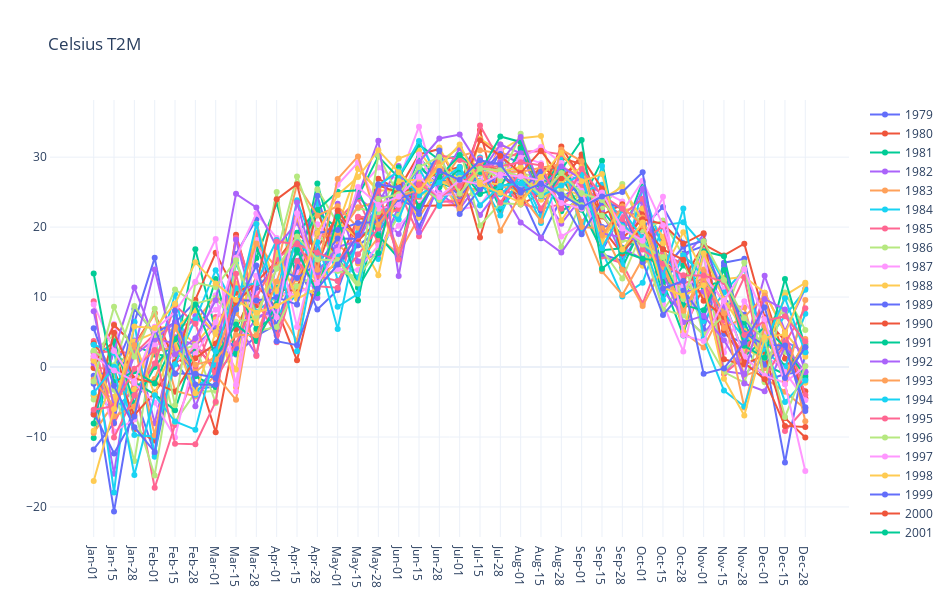

Notebook source saved alongside this figure:
### Code cell
# Get dates
temporary_dataframe = era5[era5["year"] == 1989]
era5_dates = temporary_dataframe["time"].unique()
era5_pandas_datetime = [pd.to_datetime(str(x)) for x in era5_dates]
era5_written_dates = [x.strftime('%b-%d') for x in era5_pandas_datetime]

fig = go.Figure()
for year in sorted(list(era5["year"].unique())):
    temporary_dataframe = era5[era5["year"] == year]
    celsius_date = list()
    for date in list(temporary_dataframe["time"].unique()):
        date_temporary_dataframe = temporary_dataframe[temporary_dataframe["time"] == date]
        celsius_at_date = date_temporary_dataframe["c_t2m"].mean()
        celsius_date.append(celsius_at_date)
    fig.add_trace(go.Scatter(x=era5_written_dates, y=celsius_date, mode='lines+markers', name=str(year)))
fig.update_layout(
    title = 'Celsius T2M',
    autosize = False,
    width = 950,
    height = 600,
    margin = dict(
        l = 50,
        r = 50,
        b = 50,
        t = 100,
        pad = 2
    ),
    template = "plotly_white"
)
fig.write_html("../references/visualisations/celsius_t2m_over_time.html")
fig.show()

### Figure 1 — Plotly figure (JSON) as saved in the notebook; plotly's stock layout.template omitted (floating-point values rounded to 4 significant figures)
{"data": [{"mode": "lines+markers", "name": "1979", "type": "scatter", "x": ["Jan-01", "Jan-15", "Jan-28", "Feb-01", "Feb-15", "Feb-28", "Mar-01", "Mar-15", "Mar-28", "Apr-01", "Apr-15", "Apr-28", "May-01", "May-15", "May-28", "Jun-01", "Jun-15", "Jun-28", "Jul-01", "Jul-15", "Jul-28", "Aug-01", "Aug-15", "Aug-28", "Sep-01", "Sep-15", "Sep-28", "Oct-01", "Oct-15", "Oct-28", "Nov-01", "Nov-15", "Nov-28", "Dec-01", "Dec-15", "Dec-28"], "y": [-2.395, -20.63, -3.751, -12.4, 1.445, 2.175, 2.574, 1.788, 4.44, 6.07, 15.04, 8.214, 11.02, 18.93, 19.16, 23.87, 28.64, 25.92, 26.13, 29.47, 25.15, 24.73, 18.4, 24.08, 26.35, 16.57, 22.08, 21.75, 11.69, 16.22, 17.29, 4.727, 3.366, -2.002, -0.9873, -0.6821]}, {"mode": "lines+markers", "name": "1980", "type": "scatter", "x": ["Jan-01", "Jan-15", "Jan-28", "Feb-01", "Feb-15", "Feb-28", "Mar-01", "Mar-15", "Mar-28", "Apr-01", "Apr-15", "Apr-28", "May-01", "May-15", "May-28", "Jun-01", "Jun-15", "Jun-28", "Jul-01", "Jul-15", "Jul-28", "Aug-01", "Aug-15", "Aug-28", "Sep-01", "Sep-15", "Sep-28", "Oct-01", "Oct-15", "Oct-28", "Nov-01", "Nov-15", "Nov-28", "Dec-01", "Dec-15", "Dec-28"], "y": [1.162, 3.646, -8.867, -10.52, 1.24, 0.03242, -9.318, 5.414, 11.74, 8.417, 0.9603, 13.01, 14.78, 17.4, 26.91, 25.32, 30.39, 31.16, 25.96, 33.86, 22.21, 31.46, 25.09, 29.84, 29.0, 19.86, 16.15, 22.13, 17.77, 5.093, 11.6, 5.247, 0.9549, 10.03, 1.234, -3.466]}, {"mode": "lines+markers", "name": "1981", "type": "scatter", "x": ["Jan-01", "Jan-15", "Jan-28", "Feb-01", "Feb-15", "Feb-28", "Mar-01", "Mar-15", "Mar-28", "Apr-01", "Apr-15", "Apr-28", "May-01", "May-15", "May-28", "Jun-01", "Jun-15", "Jun-28", "Jul-01", "Jul-15", "Jul-28", "Aug-01", "Aug-15", "Aug-28", "Sep-01", "Sep-15", "Sep-28", "Oct-01", "Oct-15", "Oct-28", "Nov-01", "Nov-15", "Nov-28", "Dec-01", "Dec-15", "Dec-28"], "y": [2.177, -0.5422, 3.13, 1.804, 1.492, 16.85, 5.074, 8.144, 15.59, 23.45, 12.7, 26.24, 16.06, 9.511, 22.95, 22.5, 30.01, 26.52, 25.08, 28.8, 22.63, 26.09, 27.43, 22.27, 24.15, 22.44, 18.76, 26.53, 13.44, 8.56, 17.17, 9.612, 1.534, 3.927, 0.1057, -1.708]}, {"mode": "lines+markers", "name": "1982", "type": "scatter", "x": ["Jan-01", "Jan-15", "Jan-28", "Feb-01", "Feb-15", "Feb-28", "Mar-01", "Mar-15", "Mar-28", "Apr-01", "Apr-15", "Apr-28", "May-01", "May-15", "May-28", "Jun-01", "Jun-15", "Jun-28", "Jul-01", "Jul-15", "Jul-28", "Aug-01", "Aug-15", "Aug-28", "Sep-01", "Sep-15", "Sep-28", "Oct-01", "Oct-15", "Oct-28", "Nov-01", "Nov-15", "Nov-28", "Dec-01", "Dec-15", "Dec-28"], "y": [0.9625, -15.27, 3.783, -8.027, 4.264, 3.102, 5.607, 6.302, 1.735, 14.74, 15.17, 11.4, 18.17, 24.23, 21.87, 19.0, 24.83, 24.93, 22.6, 26.53, 26.78, 26.53, 24.9, 20.49, 24.23, 22.33, 15.79, 23.55, 13.66, 15.47, 18.93, -0.8541, 2.457, 13.03, 5.118, 11.22]}, {"mode": "lines+markers", "name": "1983", "type": "scatter", "x": ["Jan-01", "Jan-15", "Jan-28", "Feb-01", "Feb-15", "Feb-28", "Mar-01", "Mar-15", "Mar-28", "Apr-01", "Apr-15", "Apr-28", "May-01", "May-15", "May-28", "Jun-01", "Jun-15", "Jun-28", "Jul-01", "Jul-15", "Jul-28", "Aug-01", "Aug-15", "Aug-28", "Sep-01", "Sep-15", "Sep-28", "Oct-01", "Oct-15", "Oct-28", "Nov-01", "Nov-15", "Nov-28", "Dec-01", "Dec-15", "Dec-28"], "y": [-0.07589, -0.3104, -2.662, -1.706, 5.593, 6.507, 10.17, 7.713, 3.8, 8.77, 3.734, 19.52, 17.58, 14.81, 18.54, 16.18, 21.39, 25.88, 30.11, 30.98, 30.51, 30.15, 27.03, 28.69, 27.18, 18.69, 22.34, 21.37, 12.79, 15.73, 13.95, 9.062, 8.516, -1.563, -3.547, -6.012]}, {"mode": "lines+markers", "name": "1984", "type": "scatter", "x": ["Jan-01", "Jan-15", "Jan-28", "Feb-01", "Feb-15", "Feb-28", "Mar-01", "Mar-15", "Mar-28", "Apr-01", "Apr-15", "Apr-28", "May-01", "May-15", "May-28", "Jun-01", "Jun-15", "Jun-28", "Jul-01", "Jul-15", "Jul-28", "Aug-01", "Aug-15", "Aug-28", "Sep-01", "Sep-15", "Sep-28", "Oct-01", "Oct-15", "Oct-28", "Nov-01", "Nov-15", "Nov-28", "Dec-01", "Dec-15", "Dec-28"], "y": [-4.105, -5.999, -3.358, 0.2238, 10.43, -2.833, -0.8644, 2.229, 9.183, 7.328, 10.39, 23.47, 12.31, 17.62, 15.43, 22.24, 25.58, 26.95, 22.7, 29.93, 22.96, 26.31, 28.17, 28.42, 25.51, 16.61, 10.08, 12.06, 20.25, 20.69, 17.37, 12.14, 5.496, 3.283, 7.298, 11.04]}, {"mode": "lines+markers", "name": "1985", "type": "scatter", "x": ["Jan-01", "Jan-15", "Jan-28", "Feb-01", "Feb-15", "Feb-28", "Mar-01", "Mar-15", "Mar-28", "Apr-01", "Apr-15", "Apr-28", "May-01", "May-15", "May-28", "Jun-01", "Jun-15", "Jun-28", "Jul-01", "Jul-15", "Jul-28", "Aug-01", "Aug-15", "Aug-28", "Sep-01", "Sep-15", "Sep-28", "Oct-01", "Oct-15", "Oct-28", "Nov-01", "Nov-15", "Nov-28", "Dec-01", "Dec-15", "Dec-28"], "y": [3.731, -8.072, -2.253, -17.26, -8.284, -0.4309, 7.152, 8.248, 19.19, 3.549, 13.57, 17.97, 20.98, 24.06, 17.67, 25.43, 18.7, 23.63, 23.92, 29.82, 26.41, 23.37, 22.58, 23.28, 25.0, 15.8, 14.84, 9.091, 16.32, 14.64, 12.11, 5.775, 1.78, 4.945, -9.144, -5.858]}, {"mode": "lines+markers", "name": "1986", "type": "scatter", "x": ["Jan-01", "Jan-15", "Jan-28", "Feb-01", "Feb-15", "Feb-28", "Mar-01", "Mar-15", "Mar-28", "Apr-01", "Apr-15", "Apr-28", "May-01", "May-15", "May-28", "Jun-01", "Jun-15", "Jun-28", "Jul-01", "Jul-15", "Jul-28", "Aug-01", "Aug-15", "Aug-28", "Sep-01", "Sep-15", "Sep-28", "Oct-01", "Oct-15", "Oct-28", "Nov-01", "Nov-15", "Nov-28", "Dec-01", "Dec-15", "Dec-28"], "y": [-4.631, -3.236, -13.43, 4.158, -7.842, -3.642, -3.392, 8.36, 11.33, 25.0, 8.955, 25.41, 20.53, 22.7, 22.11, 27.63, 24.28, 26.47, 23.87, 25.56, 29.41, 27.58, 27.26, 17.16, 23.61, 22.81, 26.17, 19.52, 8.085, 12.23, 15.92, -0.5259, 2.033, 4.702, 2.198, -1.074]}, {"mode": "lines+markers", "name": "1987", "type": "scatter", "x": ["Jan-01", "Jan-15", "Jan-28", "Feb-01", "Feb-15", "Feb-28", "Mar-01", "Mar-15", "Mar-28", "Apr-01", "Apr-15", "Apr-28", "May-01", "May-15", "May-28", "Jun-01", "Jun-15", "Jun-28", "Jul-01", "Jul-15", "Jul-28", "Aug-01", "Aug-15", "Aug-28", "Sep-01", "Sep-15", "Sep-28", "Oct-01", "Oct-15", "Oct-28", "Nov-01", "Nov-15", "Nov-28", "Dec-01", "Dec-15", "Dec-28"], "y": [0.04794, 6.146, -2.249, 3.166, 3.593, 6.24, 8.189, 10.64, 10.59, 4.934, 13.49, 20.41, 17.17, 25.28, 28.51, 26.64, 34.35, 24.39, 22.52, 23.07, 27.15, 30.09, 29.14, 18.64, 20.48, 25.19, 23.66, 15.46, 15.41, 8.192, 16.83, 11.2, 7.454, 1.601, -0.3655, 2.492]}, {"mode": "lines+markers", "name": "1988", "type": "scatter", "x": ["Jan-01", "Jan-15", "Jan-28", "Feb-01", "Feb-15", "Feb-28", "Mar-01", "Mar-15", "Mar-28", "Apr-01", "Apr-15", "Apr-28", "May-01", "May-15", "May-28", "Jun-01", "Jun-15", "Jun-28", "Jul-01", "Jul-15", "Jul-28", "Aug-01", "Aug-15", "Aug-28", "Sep-01", "Sep-15", "Sep-28", "Oct-01", "Oct-15", "Oct-28", "Nov-01", "Nov-15", "Nov-28", "Dec-01", "Dec-15", "Dec-28"], "y": [-3.98, -4.255, -3.229, 5.409, 6.003, 3.201, 6.776, -2.879, 12.96, 10.74, 11.66, 10.3, 20.17, 28.31, 25.09, 29.81, 30.94, 26.88, 22.36, 32.58, 30.87, 32.7, 33.01, 20.95, 25.23, 24.04, 22.5, 22.67, 18.62, 11.86, 10.2, 12.78, 2.729, 1.084, 4.265, -2.242]}, {"mode": "lines+markers", "name": "1989", "type": "scatter", "x": ["Jan-01", "Jan-15", "Jan-28", "Feb-01", "Feb-15", "Feb-28", "Mar-01", "Mar-15", "Mar-28", "Apr-01", "Apr-15", "Apr-28", "May-01", "May-15", "May-28", "Jun-01", "Jun-15", "Jun-28", "Jul-01", "Jul-15", "Jul-28", "Aug-01", "Aug-15", "Aug-28", "Sep-01", "Sep-15", "Sep-28", "Oct-01", "Oct-15", "Oct-28", "Nov-01", "Nov-15", "Nov-28", "Dec-01", "Dec-15", "Dec-28"], "y": [-1.242, -0.5673, 6.395, 15.6, 0.8629, -3.168, -2.78, 16.15, 21.12, 5.211, 14.32, 24.48, 14.59, 17.39, 19.42, 27.37, 20.09, 25.93, 27.78, 25.57, 30.79, 25.21, 24.47, 27.32, 26.88, 16.14, 15.17, 19.89, 22.87, 17.69, 5.344, 14.91, 15.46, 1.913, -13.64, 2.048]}, {"mode": "lines+markers", "name": "1990", "type": "scatter", "x": ["Jan-01", "Jan-15", "Jan-28", "Feb-01", "Feb-15", "Feb-28", "Mar-01", "Mar-15", "Mar-28", "Apr-01", "Apr-15", "Apr-28", "May-01", "May-15", "May-28", "Jun-01", "Jun-15", "Jun-28", "Jul-01", "Jul-15", "Jul-28", "Aug-01", "Aug-15", "Aug-28", "Sep-01", "Sep-15", "Sep-28", "Oct-01", "Oct-15", "Oct-28", "Nov-01", "Nov-15", "Nov-28", "Dec-01", "Dec-15", "Dec-28"], "y": [-0.1272, 6.001, 3.142, 7.725, 0.552, 2.808, -0.09, 18.9, 8.793, 11.07, 10.9, 22.36, 14.42, 21.33, 20.64, 22.87, 26.49, 27.82, 28.6, 18.5, 28.54, 23.22, 24.76, 31.53, 26.78, 21.76, 23.26, 15.09, 15.33, 12.41, 17.52, 15.96, 17.63, 7.115, 3.734, -4.454]}, {"mode": "lines+markers", "name": "1991", "type": "scatter", "x": ["Jan-01", "Jan-15", "Jan-28", "Feb-01", "Feb-15", "Feb-28", "Mar-01", "Mar-15", "Mar-28", "Apr-01", "Apr-15", "Apr-28", "May-01", "May-15", "May-28", "Jun-01", "Jun-15", "Jun-28", "Jul-01", "Jul-15", "Jul-28", "Aug-01", "Aug-15", "Aug-28", "Sep-01", "Sep-15", "Sep-28", "Oct-01", "Oct-15", "Oct-28", "Nov-01", "Nov-15", "Nov-28", "Dec-01", "Dec-15", "Dec-28"], "y": [-10.13, 2.852, -2.202, -3.91, -6.181, 2.925, 12.57, 1.929, 16.97, 11.31, 16.35, 22.11, 19.83, 24.36, 30.1, 27.03, 31.76, 29.59, 30.2, 25.51, 25.73, 26.82, 25.69, 29.26, 23.66, 29.5, 14.21, 20.39, 10.26, 14.5, 11.31, 12.49, 6.372, 0.2993, -1.028, 3.293]}, {"mode": "lines+markers", "name": "1992", "type": "scatter", "x": ["Jan-01", "Jan-15", "Jan-28", "Feb-01", "Feb-15", "Feb-28", "Mar-01", "Mar-15", "Mar-28", "Apr-01", "Apr-15", "Apr-28", "May-01", "May-15", "May-28", "Jun-01", "Jun-15", "Jun-28", "Jul-01", "Jul-15", "Jul-28", "Aug-01", "Aug-15", "Aug-28", "Sep-01", "Sep-15", "Sep-28", "Oct-01", "Oct-15", "Oct-28", "Nov-01", "Nov-15", "Nov-28", "Dec-01", "Dec-15", "Dec-28"], "y": [0.5544, -6.326, 1.642, 3.998, 3.402, 7.286, 4.833, 2.9, 6.959, 8.139, 16.99, 9.853, 23.32, 15.11, 16.12, 22.98, 27.22, 23.33, 26.21, 21.74, 25.6, 20.66, 18.51, 16.35, 20.54, 25.48, 17.06, 15.37, 20.84, 10.89, 10.78, -0.5826, -0.9925, 1.244, 3.699, 2.088]}, {"mode": "lines+markers", "name": "1993", "type": "scatter", "x": ["Jan-01", "Jan-15", "Jan-28", "Feb-01", "Feb-15", "Feb-28", "Mar-01", "Mar-15", "Mar-28", "Apr-01", "Apr-15", "Apr-28", "May-01", "May-15", "May-28", "Jun-01", "Jun-15", "Jun-28", "Jul-01", "Jul-15", "Jul-28", "Aug-01", "Aug-15", "Aug-28", "Sep-01", "Sep-15", "Sep-28", "Oct-01", "Oct-15", "Oct-28", "Nov-01", "Nov-15", "Nov-28", "Dec-01", "Dec-15", "Dec-28"], "y": [-9.425, -5.16, 2.901, 7.586, -3.378, -4.199, -1.099, -4.686, 12.28, 9.136, 12.58, 18.75, 18.81, 22.83, 23.68, 15.84, 25.42, 29.0, 25.96, 25.21, 31.79, 23.79, 27.87, 29.19, 20.75, 13.68, 10.3, 15.49, 15.76, 5.01, 2.785, 8.61, -1.224, -0.1846, 4.644, -7.742]}, {"mode": "lines+markers", "name": "1994", "type": "scatter", "x": ["Jan-01", "Jan-15", "Jan-28", "Feb-01", "Feb-15", "Feb-28", "Mar-01", "Mar-15", "Mar-28", "Apr-01", "Apr-15", "Apr-28", "May-01", "May-15", "May-28", "Jun-01", "Jun-15", "Jun-28", "Jul-01", "Jul-15", "Jul-28", "Aug-01", "Aug-15", "Aug-28", "Sep-01", "Sep-15", "Sep-28", "Oct-01", "Oct-15", "Oct-28", "Nov-01", "Nov-15", "Nov-28", "Dec-01", "Dec-15", "Dec-28"], "y": [3.263, -17.93, 6.489, -12.83, 7.38, -3.97, 0.4295, 14.82, 7.867, 10.2, 23.82, 16.08, 5.428, 19.27, 19.04, 27.17, 32.3, 26.76, 27.54, 26.66, 21.67, 27.88, 21.59, 30.23, 19.32, 28.74, 14.6, 25.4, 16.87, 11.26, 6.573, 10.65, 13.94, 2.284, -0.07557, 7.609]}, {"mode": "lines+markers", "name": "1995", "type": "scatter", "x": ["Jan-01", "Jan-15", "Jan-28", "Feb-01", "Feb-15", "Feb-28", "Mar-01", "Mar-15", "Mar-28", "Apr-01", "Apr-15", "Apr-28", "May-01", "May-15", "May-28", "Jun-01", "Jun-15", "Jun-28", "Jul-01", "Jul-15", "Jul-28", "Aug-01", "Aug-15", "Aug-28", "Sep-01", "Sep-15", "Sep-28", "Oct-01", "Oct-15", "Oct-28", "Nov-01", "Nov-15", "Nov-28", "Dec-01", "Dec-15", "Dec-28"], "y": [2.009, 2.3, 1.858, 4.716, -1.001, 3.394, -0.8521, 18.49, 9.454, 4.556, 15.16, 11.53, 11.35, 21.49, 21.26, 22.58, 26.13, 23.62, 23.71, 34.51, 29.38, 30.82, 30.85, 30.4, 27.23, 23.5, 21.74, 24.06, 11.3, 11.98, 12.7, -0.9918, 1.496, 10.62, 5.032, -3.98]}, {"mode": "lines+markers", "name": "1996", "type": "scatter", "x": ["Jan-01", "Jan-15", "Jan-28", "Feb-01", "Feb-15", "Feb-28", "Mar-01", "Mar-15", "Mar-28", "Apr-01", "Apr-15", "Apr-28", "May-01", "May-15", "May-28", "Jun-01", "Jun-15", "Jun-28", "Jul-01", "Jul-15", "Jul-28", "Aug-01", "Aug-15", "Aug-28", "Sep-01", "Sep-15", "Sep-28", "Oct-01", "Oct-15", "Oct-28", "Nov-01", "Nov-15", "Nov-28", "Dec-01", "Dec-15", "Dec-28"], "y": [2.34, 4.543, -6.381, -15.5, 2.031, 3.176, -5.143, 15.38, 5.132, 5.718, 11.54, 13.35, 13.73, 12.88, 16.69, 21.62, 27.94, 29.34, 31.38, 20.23, 23.42, 23.26, 27.68, 24.56, 24.4, 16.77, 12.65, 19.53, 20.95, 15.9, 4.345, -0.7226, -2.215, 6.267, 7.961, 3.067]}, {"mode": "lines+markers", "name": "1997", "type": "scatter", "x": ["Jan-01", "Jan-15", "Jan-28", "Feb-01", "Feb-15", "Feb-28", "Mar-01", "Mar-15", "Mar-28", "Apr-01", "Apr-15", "Apr-28", "May-01", "May-15", "May-28", "Jun-01", "Jun-15", "Jun-28", "Jul-01", "Jul-15", "Jul-28", "Aug-01", "Aug-15", "Aug-28", "Sep-01", "Sep-15", "Sep-28", "Oct-01", "Oct-15", "Oct-28", "Nov-01", "Nov-15", "Nov-28", "Dec-01", "Dec-15", "Dec-28"], "y": [1.117, -9.227, -7.5, 5.761, 0.6365, 2.994, 10.26, -2.528, 18.15, 10.43, 10.38, 12.29, 14.01, 13.88, 17.39, 20.18, 23.26, 27.33, 25.92, 26.52, 31.01, 26.18, 24.71, 25.89, 26.71, 24.01, 20.89, 18.68, 9.07, 2.233, 16.01, 2.075, 9.414, 5.205, -0.6974, -4.761]}, {"mode": "lines+markers", "name": "1998", "type": "scatter", "x": ["Jan-01", "Jan-15", "Jan-28", "Feb-01", "Feb-15", "Feb-28", "Mar-01", "Mar-15", "Mar-28", "Apr-01", "Apr-15", "Apr-28", "May-01", "May-15", "May-28", "Jun-01", "Jun-15", "Jun-28", "Jul-01", "Jul-15", "Jul-28", "Aug-01", "Aug-15", "Aug-28", "Sep-01", "Sep-15", "Sep-28", "Oct-01", "Oct-15", "Oct-28", "Nov-01", "Nov-15", "Nov-28", "Dec-01", "Dec-15", "Dec-28"], "y": [-9.116, -1.245, 3.648, 4.906, 5.425, 8.128, 4.735, -0.34, 20.48, 10.88, 18.32, 11.69, 15.45, 28.5, 25.24, 25.26, 21.4, 31.36, 26.1, 26.36, 26.11, 24.79, 26.59, 25.5, 24.5, 24.02, 25.74, 20.96, 13.61, 19.25, 13.39, 12.54, 12.9, 10.62, 4.906, 1.467]}, {"mode": "lines+markers", "name": "1999", "type": "scatter", "x": ["Jan-01", "Jan-15", "Jan-28", "Feb-01", "Feb-15", "Feb-28", "Mar-01", "Mar-15", "Mar-28", "Apr-01", "Apr-15", "Apr-28", "May-01", "May-15", "May-28", "Jun-01", "Jun-15", "Jun-28", "Jul-01", "Jul-15", "Jul-28", "Aug-01", "Aug-15", "Aug-28", "Sep-01", "Sep-15", "Sep-28", "Oct-01", "Oct-15", "Oct-28", "Nov-01", "Nov-15", "Nov-28", "Dec-01", "Dec-15", "Dec-28"], "y": [-11.78, -7.983, 8.29, 4.887, 6.343, 9.323, 5.073, 2.687, 11.32, 14.26, 12.74, 14.7, 18.37, 18.33, 24.53, 24.03, 22.52, 27.24, 24.45, 27.77, 30.45, 29.12, 22.39, 27.95, 23.91, 20.02, 20.46, 17.65, 13.83, 17.19, 18.04, 9.789, 7.48, 0.3417, 3.432, -5.752]}, {"mode": "lines+markers", "name": "2000", "type": "scatter", "x": ["Jan-01", "Jan-15", "Jan-28", "Feb-01", "Feb-15", "Feb-28", "Mar-01", "Mar-15", "Mar-28", "Apr-01", "Apr-15", "Apr-28", "May-01", "May-15", "May-28", "Jun-01", "Jun-15", "Jun-28", "Jul-01", "Jul-15", "Jul-28", "Aug-01", "Aug-15", "Aug-28", "Sep-01", "Sep-15", "Sep-28", "Oct-01", "Oct-15", "Oct-28", "Nov-01", "Nov-15", "Nov-28", "Dec-01", "Dec-15", "Dec-28"], "y": [3.41, -0.5587, -6.837, -3.652, 0.7337, 9.63, 16.32, 10.6, 12.13, 15.17, 19.01, 17.01, 21.57, 18.06, 20.9, 26.12, 23.01, 23.11, 23.15, 29.13, 28.08, 24.5, 28.84, 26.3, 30.38, 21.52, 18.4, 21.13, 20.45, 17.61, 19.13, 1.101, 0.3452, 1.751, -7.27, -10.07]}, {"mode": "lines+markers", "name": "2001", "type": "scatter", "x": ["Jan-01", "Jan-15", "Jan-28", "Feb-01", "Feb-15", "Feb-28", "Mar-01", "Mar-15", "Mar-28", "Apr-01", "Apr-15", "Apr-28", "May-01", "May-15", "May-28", "Jun-01", "Jun-15", "Jun-28", "Jul-01", "Jul-15", "Jul-28", "Aug-01", "Aug-15", "Aug-28", "Sep-01", "Sep-15", "Sep-28", "Oct-01", "Oct-15", "Oct-28", "Nov-01", "Nov-15", "Nov-28", "Dec-01", "Dec-15", "Dec-28"], "y": [-8.059, 3.679, -5.182, -0.01122, 3.934, -1.305, -2.867, 11.54, 5.48, 7.438, 19.19, 22.45, 25.07, 25.26, 18.84, 15.52, 28.85, 25.7, 28.36, 24.74, 25.62, 31.23, 24.05, 27.11, 22.49, 16.7, 16.97, 18.55, 12.2, 4.516, 16.55, 15.84, 3.348, 5.64, 2.858, -1.337]}, {"mode": "lines+markers", "name": "2002", "type": "scatter", "x": ["Jan-01", "Jan-15", "Jan-28", "Feb-01", "Feb-15", "Feb-28", "Mar-01", "Mar-15", "Mar-28", "Apr-01", "Apr-15", "Apr-28", "May-01", "May-15", "May-28", "Jun-01", "Jun-15", "Jun-28", "Jul-01", "Jul-15", "Jul-28", "Aug-01", "Aug-15", "Aug-28", "Sep-01", "Sep-15", "Sep-28", "Oct-01", "Oct-15", "Oct-28", "Nov-01", "Nov-15", "Nov-28", "Dec-01", "Dec-15", "Dec-28"], "y": [-6.781, 2.419, 11.36, 3.931, 6.384, -5.623, 1.548, 18.21, 7.043, 8.408, 23.5, 12.87, 17.17, 18.01, 23.44, 28.74, 19.26, 26.32, 31.27, 27.63, 31.81, 30.56, 24.11, 26.13, 26.86, 24.74, 19.22, 25.46, 10.91, 7.464, 4.625, 8.802, -2.349, -3.462, 2.929, -0.7348]}, {"mode": "lines+markers", "name": "2003", "type": "scatter", "x": ["Jan-01", "Jan-15", "Jan-28", "Feb-01", "Feb-15", "Feb-28", "Mar-01", "Mar-15", "Mar-28", "Apr-01", "Apr-15", "Apr-28", "May-01", "May-15", "May-28", "Jun-01", "Jun-15", "Jun-28", "Jul-01", "Jul-15", "Jul-28", "Aug-01", "Aug-15", "Aug-28", "Sep-01", "Sep-15", "Sep-28", "Oct-01", "Oct-15", "Oct-28", "Nov-01", "Nov-15", "Nov-28", "Dec-01", "Dec-15", "Dec-28"], "y": [1.495, -7.05, -5.625, 2.3, 2.801, -0.6955, 1.594, 9.211, 17.66, 14.19, 26.15, 21.65, 22.97, 19.92, 23.79, 16.67, 25.5, 26.36, 26.62, 27.72, 27.95, 27.87, 28.48, 29.01, 20.01, 19.84, 13.9, 8.718, 14.19, 7.883, 13.72, 5.584, 7.114, 10.21, -2.414, 9.597]}, {"mode": "lines+markers", "name": "2004", "type": "scatter", "x": ["Jan-01", "Jan-15", "Jan-28", "Feb-01", "Feb-15", "Feb-28", "Mar-01", "Mar-15", "Mar-28", "Apr-01", "Apr-15", "Apr-28", "May-01", "May-15", "May-28", "Jun-01", "Jun-15", "Jun-28", "Jul-01", "Jul-15", "Jul-28", "Aug-01", "Aug-15", "Aug-28", "Sep-01", "Sep-15", "Sep-28", "Oct-01", "Oct-15", "Oct-28", "Nov-01", "Nov-15", "Nov-28", "Dec-01", "Dec-15", "Dec-28"], "y": [3.18, 2.052, -9.716, -9.941, 0.4025, 6.784, 13.84, 8.222, 20.43, 8.871, 18.48, 14.01, 16.13, 12.71, 23.23, 21.1, 28.45, 23.03, 27.25, 26.0, 24.7, 27.16, 20.6, 27.2, 24.98, 26.06, 20.17, 18.13, 9.61, 15.96, 13.0, 7.666, 4.205, 3.321, -4.988, -1.923]}, {"mode": "lines+markers", "name": "2005", "type": "scatter", "x": ["Jan-01", "Jan-15", "Jan-28", "Feb-01", "Feb-15", "Feb-28", "Mar-01", "Mar-15", "Mar-28", "Apr-01", "Apr-15", "Apr-28", "May-01", "May-15", "May-28", "Jun-01", "Jun-15", "Jun-28", "Jul-01", "Jul-15", "Jul-28", "Aug-01", "Aug-15", "Aug-28", "Sep-01", "Sep-15", "Sep-28", "Oct-01", "Oct-15", "Oct-28", "Nov-01", "Nov-15", "Nov-28", "Dec-01", "Dec-15", "Dec-28"], "y": [9.41, -10.07, -4.045, 0.4966, 8.815, 6.197, -1.824, 3.369, 9.898, 15.43, 17.68, 13.01, 12.3, 16.11, 19.8, 25.48, 24.37, 30.32, 29.58, 28.73, 23.49, 28.06, 22.66, 27.15, 25.97, 23.43, 21.17, 18.14, 20.08, 8.329, 12.16, 6.664, 12.85, -1.6, 3.478, 8.385]}, {"mode": "lines+markers", "name": "2006", "type": "scatter", "x": ["Jan-01", "Jan-15", "Jan-28", "Feb-01", "Feb-15", "Feb-28", "Mar-01", "Mar-15", "Mar-28", "Apr-01", "Apr-15", "Apr-28", "May-01", "May-15", "May-28", "Jun-01", "Jun-15", "Jun-28", "Jul-01", "Jul-15", "Jul-28", "Aug-01", "Aug-15", "Aug-28", "Sep-01", "Sep-15", "Sep-28", "Oct-01", "Oct-15", "Oct-28", "Nov-01", "Nov-15", "Nov-28", "Dec-01", "Dec-15", "Dec-28"], "y": [2.284, 0.2541, 8.732, 4.585, 11.07, 9.064, 9.853, 6.466, 6.979, 16.15, 27.24, 19.24, 15.25, 11.41, 30.31, 24.41, 25.95, 23.91, 27.01, 28.8, 26.81, 33.34, 25.16, 25.03, 23.13, 21.66, 18.14, 17.52, 8.24, 7.364, 4.643, 7.324, 14.96, -2.191, 10.64, 5.31]}, {"mode": "lines+markers", "name": "2007", "type": "scatter", "x": ["Jan-01", "Jan-15", "Jan-28", "Feb-01", "Feb-15", "Feb-28", "Mar-01", "Mar-15", "Mar-28", "Apr-01", "Apr-15", "Apr-28", "May-01", "May-15", "May-28", "Jun-01", "Jun-15", "Jun-28", "Jul-01", "Jul-15", "Jul-28", "Aug-01", "Aug-15", "Aug-28", "Sep-01", "Sep-15", "Sep-28", "Oct-01", "Oct-15", "Oct-28", "Nov-01", "Nov-15", "Nov-28", "Dec-01", "Dec-15", "Dec-28"], "y": [8.951, 2.301, -2.273, -5.08, -10.06, 1.863, 6.41, 15.62, 21.93, 18.46, 5.725, 17.5, 26.05, 29.22, 22.62, 23.18, 30.38, 24.66, 24.64, 28.73, 27.35, 29.9, 31.44, 29.15, 25.2, 17.04, 22.23, 26.62, 20.25, 11.54, 13.02, 9.465, 1.492, -1.246, -2.254, 0.1768]}, {"mode": "lines+markers", "name": "2008", "type": "scatter", "x": ["Jan-01", "Jan-15", "Jan-28", "Feb-01", "Feb-15", "Feb-28", "Mar-01", "Mar-15", "Mar-28", "Apr-01", "Apr-15", "Apr-28", "May-01", "May-15", "May-28", "Jun-01", "Jun-15", "Jun-28", "Jul-01", "Jul-15", "Jul-28", "Aug-01", "Aug-15", "Aug-28", "Sep-01", "Sep-15", "Sep-28", "Oct-01", "Oct-15", "Oct-28", "Nov-01", "Nov-15", "Nov-28", "Dec-01", "Dec-15", "Dec-28"], "y": [0.9137, -4.794, 3.573, -3.879, 3.739, -3.744, 4.979, 11.89, 6.257, 16.7, 9.725, 11.3, 20.78, 18.44, 13.11, 26.57, 26.81, 26.56, 25.4, 28.48, 27.93, 28.6, 23.92, 26.22, 28.63, 17.88, 22.96, 14.49, 17.71, 5.04, 16.26, 9.69, 5.133, 1.279, 10.25, 12.04]}, {"mode": "lines+markers", "name": "2009", "type": "scatter", "x": ["Jan-01", "Jan-15", "Jan-28", "Feb-01", "Feb-15", "Feb-28", "Mar-01", "Mar-15", "Mar-28", "Apr-01", "Apr-15", "Apr-28", "May-01", "May-15", "May-28", "Jun-01", "Jun-15", "Jun-28", "Jul-01", "Jul-15", "Jul-28", "Aug-01", "Aug-15", "Aug-28", "Sep-01", "Sep-15", "Sep-28", "Oct-01", "Oct-15", "Oct-28", "Nov-01", "Nov-15", "Nov-28", "Dec-01", "Dec-15", "Dec-28"], "y": [-6.489, -12.34, -7.064, 5.411, -0.9201, -0.9554, -1.556, 9.547, 9.526, 9.957, 8.927, 19.16, 19.59, 20.58, 20.73, 24.05, 25.14, 30.94, 21.87, 25.41, 27.62, 25.25, 27.95, 24.1, 18.99, 23.52, 22.81, 14.99, 7.434, 10.9, 7.122, 14.46, 4.834, 3.146, 3.072, -6.297]}, {"mode": "lines+markers", "name": "2010", "type": "scatter", "x": ["Jan-01", "Jan-15", "Jan-28", "Feb-01", "Feb-15", "Feb-28", "Mar-01", "Mar-15", "Mar-28", "Apr-01", "Apr-15", "Apr-28", "May-01", "May-15", "May-28", "Jun-01", "Jun-15", "Jun-28", "Jul-01", "Jul-15", "Jul-28", "Aug-01", "Aug-15", "Aug-28", "Sep-01", "Sep-15", "Sep-28", "Oct-01", "Oct-15", "Oct-28", "Nov-01", "Nov-15", "Nov-28", "Dec-01", "Dec-15", "Dec-28"], "y": [-6.775, 4.888, -1.672, -2.232, -3.535, 1.247, 3.358, 9.223, 11.97, 23.97, 26.14, 14.39, 22.37, 18.31, 25.97, 24.91, 25.78, 28.45, 24.66, 32.4, 30.17, 27.7, 30.93, 27.0, 29.96, 25.51, 16.23, 20.17, 16.82, 15.32, 9.489, 7.164, 0.5997, -1.758, -8.413, -8.575]}, {"mode": "lines+markers", "name": "2011", "type": "scatter", "x": ["Jan-01", "Jan-15", "Jan-28", "Feb-01", "Feb-15", "Feb-28", "Mar-01", "Mar-15", "Mar-28", "Apr-01", "Apr-15", "Apr-28", "May-01", "May-15", "May-28", "Jun-01", "Jun-15", "Jun-28", "Jul-01", "Jul-15", "Jul-28", "Aug-01", "Aug-15", "Aug-28", "Sep-01", "Sep-15", "Sep-28", "Oct-01", "Oct-15", "Oct-28", "Nov-01", "Nov-15", "Nov-28", "Dec-01", "Dec-15", "Dec-28"], "y": [13.36, -2.145, -0.6021, -2.367, 3.955, 8.924, 1.517, 6.074, 3.736, 8.986, 16.71, 10.54, 21.49, 11.32, 16.31, 28.51, 22.94, 27.14, 30.3, 27.87, 32.96, 32.17, 25.24, 28.16, 32.45, 14.06, 16.52, 15.49, 15.14, 8.845, 8.124, 13.86, 3.041, 1.318, 12.57, 2.872]}, {"mode": "lines+markers", "name": "2012", "type": "scatter", "x": ["Jan-01", "Jan-15", "Jan-28", "Feb-01", "Feb-15", "Feb-28", "Mar-01", "Mar-15", "Mar-28", "Apr-01", "Apr-15", "Apr-28", "May-01", "May-15", "May-28", "Jun-01", "Jun-15", "Jun-28", "Jul-01", "Jul-15", "Jul-28", "Aug-01", "Aug-15", "Aug-28", "Sep-01", "Sep-15", "Sep-28", "Oct-01", "Oct-15", "Oct-28", "Nov-01", "Nov-15", "Nov-28", "Dec-01", "Dec-15", "Dec-28"], "y": [7.957, -5.771, 2.584, 13.95, 1.832, 4.122, 9.535, 24.75, 22.8, 17.16, 20.62, 13.54, 17.09, 24.54, 32.36, 13.01, 29.3, 32.67, 33.22, 28.61, 29.26, 32.89, 25.37, 28.65, 26.86, 19.1, 18.55, 18.06, 13.44, 6.382, 7.342, 3.836, -1.047, 9.711, 8.22, -0.6662]}, {"mode": "lines+markers", "name": "2013", "type": "scatter", "x": ["Jan-01", "Jan-15", "Jan-28", "Feb-01", "Feb-15", "Feb-28", "Mar-01", "Mar-15", "Mar-28", "Apr-01", "Apr-15", "Apr-28", "May-01", "May-15", "May-28", "Jun-01", "Jun-15", "Jun-28", "Jul-01", "Jul-15", "Jul-28", "Aug-01", "Aug-15", "Aug-28", "Sep-01", "Sep-15", "Sep-28", "Oct-01", "Oct-15", "Oct-28", "Nov-01", "Nov-15", "Nov-28", "Dec-01", "Dec-15", "Dec-28"], "y": [-1.791, -5.669, 3.145, -9.742, 5.714, 0.3332, 1.068, 4.602, 4.535, 12.23, 21.28, 13.91, 26.89, 30.11, 20.34, 24.34, 25.34, 29.15, 22.68, 29.15, 19.46, 24.68, 20.88, 31.08, 29.41, 18.83, 22.91, 20.21, 14.68, 8.041, 12.74, 7.697, -5.777, 5.869, -2.152, 4.012]}, {"mode": "lines+markers", "name": "2014", "type": "scatter", "x": ["Jan-01", "Jan-15", "Jan-28", "Feb-01", "Feb-15", "Feb-28", "Mar-01", "Mar-15", "Mar-28", "Apr-01", "Apr-15", "Apr-28", "May-01", "May-15", "May-28", "Jun-01", "Jun-15", "Jun-28", "Jul-01", "Jul-15", "Jul-28", "Aug-01", "Aug-15", "Aug-28", "Sep-01", "Sep-15", "Sep-28", "Oct-01", "Oct-15", "Oct-28", "Nov-01", "Nov-15", "Nov-28", "Dec-01", "Dec-15", "Dec-28"], "y": [-3.69, 0.03252, -15.45, -4.04, -7.788, -8.949, 2.262, 11.27, 12.01, 18.14, 2.261, 17.84, 8.609, 10.45, 25.96, 28.0, 24.54, 26.39, 28.61, 23.13, 25.88, 26.25, 24.42, 25.95, 27.53, 16.97, 22.43, 18.44, 13.02, 22.65, 3.991, -3.371, -5.632, 3.353, 9.842, 2.121]}, {"mode": "lines+markers", "name": "2015", "type": "scatter", "x": ["Jan-01", "Jan-15", "Jan-28", "Feb-01", "Feb-15", "Feb-28", "Mar-01", "Mar-15", "Mar-28", "Apr-01", "Apr-15", "Apr-28", "May-01", "May-15", "May-28", "Jun-01", "Jun-15", "Jun-28", "Jul-01", "Jul-15", "Jul-28", "Aug-01", "Aug-15", "Aug-28", "Sep-01", "Sep-15", "Sep-28", "Oct-01", "Oct-15", "Oct-28", "Nov-01", "Nov-15", "Nov-28", "Dec-01", "Dec-15", "Dec-28"], "y": [-6.105, -5.572, -0.2611, 2.441, -10.95, -11.04, -4.968, 13.34, 1.58, 17.96, 17.54, 16.34, 15.18, 18.65, 25.21, 15.37, 26.13, 24.36, 25.89, 28.62, 28.7, 29.28, 28.82, 22.61, 28.3, 24.53, 22.62, 16.8, 14.75, 13.11, 13.06, 12.17, 4.579, 6.574, 7.271, 3.639]}, {"mode": "lines+markers", "name": "2016", "type": "scatter", "x": ["Jan-01", "Jan-15", "Jan-28", "Feb-01", "Feb-15", "Feb-28", "Mar-01", "Mar-15", "Mar-28", "Apr-01", "Apr-15", "Apr-28", "May-01", "May-15", "May-28", "Jun-01", "Jun-15", "Jun-28", "Jul-01", "Jul-15", "Jul-28", "Aug-01", "Aug-15", "Aug-28", "Sep-01", "Sep-15", "Sep-28", "Oct-01", "Oct-15", "Oct-28", "Nov-01", "Nov-15", "Nov-28", "Dec-01", "Dec-15", "Dec-28"], "y": [-2.053, 8.598, 1.476, 8.313, -5.478, 12.06, 11.42, 15.25, 7.339, 14.04, 18.67, 15.38, 15.21, 11.93, 24.04, 24.69, 28.59, 30.03, 24.78, 28.33, 28.16, 27.23, 24.54, 27.73, 24.86, 23.88, 19.95, 17.52, 15.67, 9.731, 17.97, 12.46, 6.963, 3.886, -7.151, 0.1013]}, {"mode": "lines+markers", "name": "2017", "type": "scatter", "x": ["Jan-01", "Jan-15", "Jan-28", "Feb-01", "Feb-15", "Feb-28", "Mar-01", "Mar-15", "Mar-28", "Apr-01", "Apr-15", "Apr-28", "May-01", "May-15", "May-28", "Jun-01", "Jun-15", "Jun-28", "Jul-01", "Jul-15", "Jul-28", "Aug-01", "Aug-15", "Aug-28", "Sep-01", "Sep-15", "Sep-28", "Oct-01", "Oct-15", "Oct-28", "Nov-01", "Nov-15", "Nov-28", "Dec-01", "Dec-15", "Dec-28"], "y": [1.571, -0.4805, -2.015, 5.316, 7.87, 12.19, 18.3, -3.491, 13.04, 7.115, 21.98, 11.84, 16.62, 25.74, 23.18, 24.36, 27.21, 24.32, 26.73, 26.11, 27.52, 27.24, 26.65, 23.45, 22.62, 24.93, 19.79, 18.05, 24.32, 4.527, 3.732, 9.494, 13.99, 6.826, -2.427, -14.85]}, {"mode": "lines+markers", "name": "2018", "type": "scatter", "x": ["Jan-01", "Jan-15", "Jan-28", "Feb-01", "Feb-15", "Feb-28", "Mar-01", "Mar-15", "Mar-28", "Apr-01", "Apr-15", "Apr-28", "May-01", "May-15", "May-28", "Jun-01", "Jun-15", "Jun-28", "Jul-01", "Jul-15", "Jul-28", "Aug-01", "Aug-15", "Aug-28", "Sep-01", "Sep-15", "Sep-28", "Oct-01", "Oct-15", "Oct-28", "Nov-01", "Nov-15", "Nov-28", "Dec-01", "Dec-15", "Dec-28"], "y": [-16.29, -5.993, 5.8, 5.571, 9.057, 14.96, 11.94, 9.603, 7.758, 8.714, 10.41, 19.16, 24.6, 27.15, 30.99, 27.83, 25.18, 28.59, 31.81, 26.14, 24.9, 23.47, 27.16, 30.63, 26.54, 27.59, 16.78, 20.65, 11.36, 10.18, 11.7, -1.659, -6.931, 4.211, 4.694, 11.85]}, {"mode": "lines+markers", "name": "2019", "type": "scatter", "x": ["Jan-01", "Jan-15", "Jan-28", "Feb-01", "Feb-15", "Feb-28", "Mar-01", "Mar-15", "Mar-28", "Apr-01", "Apr-15", "Apr-28", "May-01", "May-15", "May-28", "Jun-01", "Jun-15", "Jun-28", "Jul-01", "Jul-15", "Jul-28", "Aug-01", "Aug-15", "Aug-28", "Sep-01", "Sep-15", "Sep-28", "Oct-01", "Oct-15", "Oct-28", "Nov-01", "Nov-15", "Nov-28", "Dec-01", "Dec-15", "Dec-28"], "y": [5.526, -2.687, -8.596, -12.13, 8.053, -2.481, -2.549, 8.305, 14.49, 3.699, 3.117, 11.2, 14.65, 18.83, 26.11, 25.64, 21.87, 28.0, 26.76, 29.56, 28.96, 24.96, 26.23, 24.65, 22.84, 24.37, 25.01, 27.83, 11.22, 12.3, -0.9669, -0.1936, 3.494, 8.545, -1.551, 2.839]}], "layout": {"autosize": false, "height": 600, "margin": {"b": 50, "l": 50, "pad": 2, "r": 50, "t": 100}, "title": {"text": "Celsius T2M"}, "width": 950}}
